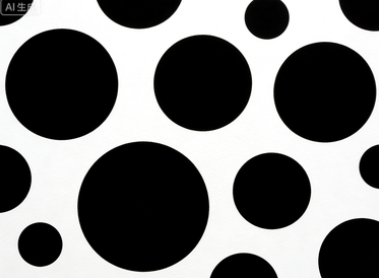
#> input picture 12霍夫变换/circle.png, 379 x 278 px
$ jupyter execute '12.2圆检测.ipynb'   (shell and % lines are left out)
#> lines starting #> are read from the running program, lines starting #| are printed output that depends on the picture; after the words box and inside, x2 and y2 are one past the last pixel; in counts of white or black regions, pixels touching at a corner belong together
[cell 1]
import cv2
import numpy as np
import matplotlib.pyplot as plt

# 配置图片显示
plt.rcParams['font.sans-serif'] = ['DejaVu Sans']
plt.rcParams['axes.unicode_minus'] = False

# 读取本地图片
img = cv2.imread('circle.png')
#> img is the input picture: shape (278, 379, 3); mean B, G, R 115.6, 115.9, 115.8
if img is None:
    raise FileNotFoundError("未找到circle.png！请确认图片在代码同级目录")

# 图像预处理
gray = cv2.cvtColor(img, cv2.COLOR_BGR2GRAY)
blur = cv2.GaussianBlur(gray, (5, 5), 0)
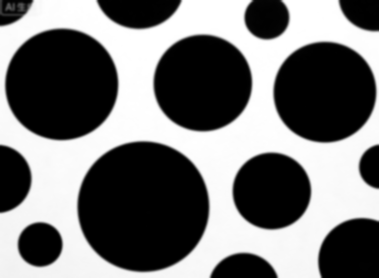
#> blur: shape (278, 379); min 0, max 255, mean 115.9

# 霍夫圆检测
circles = cv2.HoughCircles(
    blur,
    cv2.HOUGH_GRADIENT,
    dp=1,
    minDist=30,
    param1=50,
    param2=25,
    minRadius=5,
    maxRadius=0
)
#> circles = [[142.5, 206.5, 65.3], [60.5, 83.5, 56.2], [325.5, 91.5, 50.4], [203.5, 82.5, 48.1], [272.5, 190.5, 38], [39.5, 244.5, 21.7], [360.5, 260.5, 42.5], [266.5, 16.5, 22.7]]

# 绘制检测到的圆
img_circles = img.copy()
if circles is not None:
    circles = np.uint16(np.around(circles))
#> circles = [[142, 206, 65], [60, 84, 56], [326, 92, 50], [204, 82, 48], [272, 190, 38], [40, 244, 22], [360, 260, 42], [266, 16, 23]]
    for circle in circles[0, :]:
        x, y, r = circle[0], circle[1], circle[2]
        cv2.circle(img_circles, (x, y), 3, (0, 255, 0), 4)
        cv2.circle(img_circles, (x, y), r, (0, 0, 255), 3)
#> this loop made 8 passes
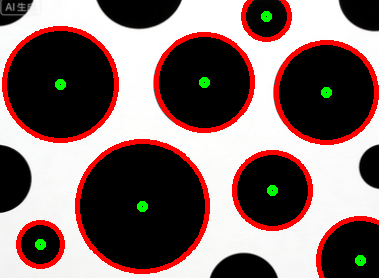
#> img_circles: shape (278, 379, 3); 10% of pixels changed, all inside (x1, y1, x2, y2) = (2, 0, 379, 278)
    print(f"共检测到 {len(circles[0, :])} 个圆，已全部绘制")
#| 共检测到 8 个圆，已全部绘制
else:
    print("未检测到任何圆！可尝试降低param2至20或减小minDist至20")

# 显示结果
plt.figure(figsize=(10, 8))
plt.imshow(cv2.cvtColor(img_circles, cv2.COLOR_BGR2RGB))
plt.title('Hough Circle Detection')
plt.axis('off')
plt.show()
